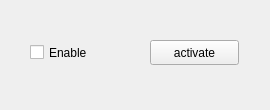
<?xml version="1.0" encoding="UTF-8"?>
<ui version="4.0">
 <class>Form</class>
 <widget class="QWidget" name="Form">
  <property name="geometry">
   <rect>
    <x>0</x>
    <y>0</y>
    <width>270</width>
    <height>110</height>
   </rect>
  </property>
  <property name="sizePolicy">
   <sizepolicy hsizetype="MinimumExpanding" vsizetype="MinimumExpanding">
    <horstretch>0</horstretch>
    <verstretch>0</verstretch>
   </sizepolicy>
  </property>
  <property name="windowTitle">
   <string>Form</string>
  </property>
  <widget class="QPushButton" name="push_activate">
   <property name="geometry">
    <rect>
     <x>150</x>
     <y>40</y>
     <width>89</width>
     <height>25</height>
    </rect>
   </property>
   <property name="sizePolicy">
    <sizepolicy hsizetype="MinimumExpanding" vsizetype="Fixed">
     <horstretch>0</horstretch>
     <verstretch>0</verstretch>
    </sizepolicy>
   </property>
   <property name="text">
    <string>activate</string>
   </property>
  </widget>
  <widget class="QCheckBox" name="check_enable">
   <property name="geometry">
    <rect>
     <x>30</x>
     <y>40</y>
     <width>92</width>
     <height>25</height>
    </rect>
   </property>
   <property name="text">
    <string>Enable</string>
   </property>
  </widget>
 </widget>
 <resources/>
 <connections/>
</ui>
